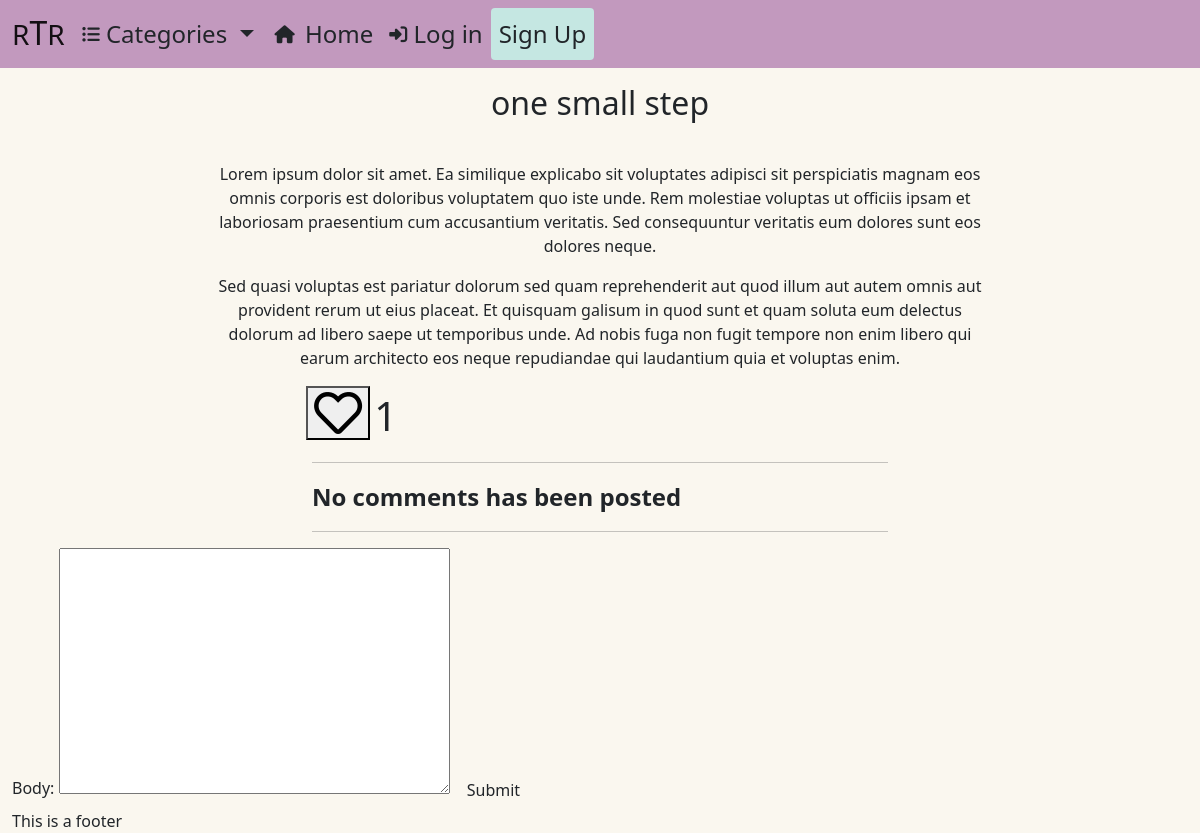
Before: /post_detail/one-small-step/ with the older database file.
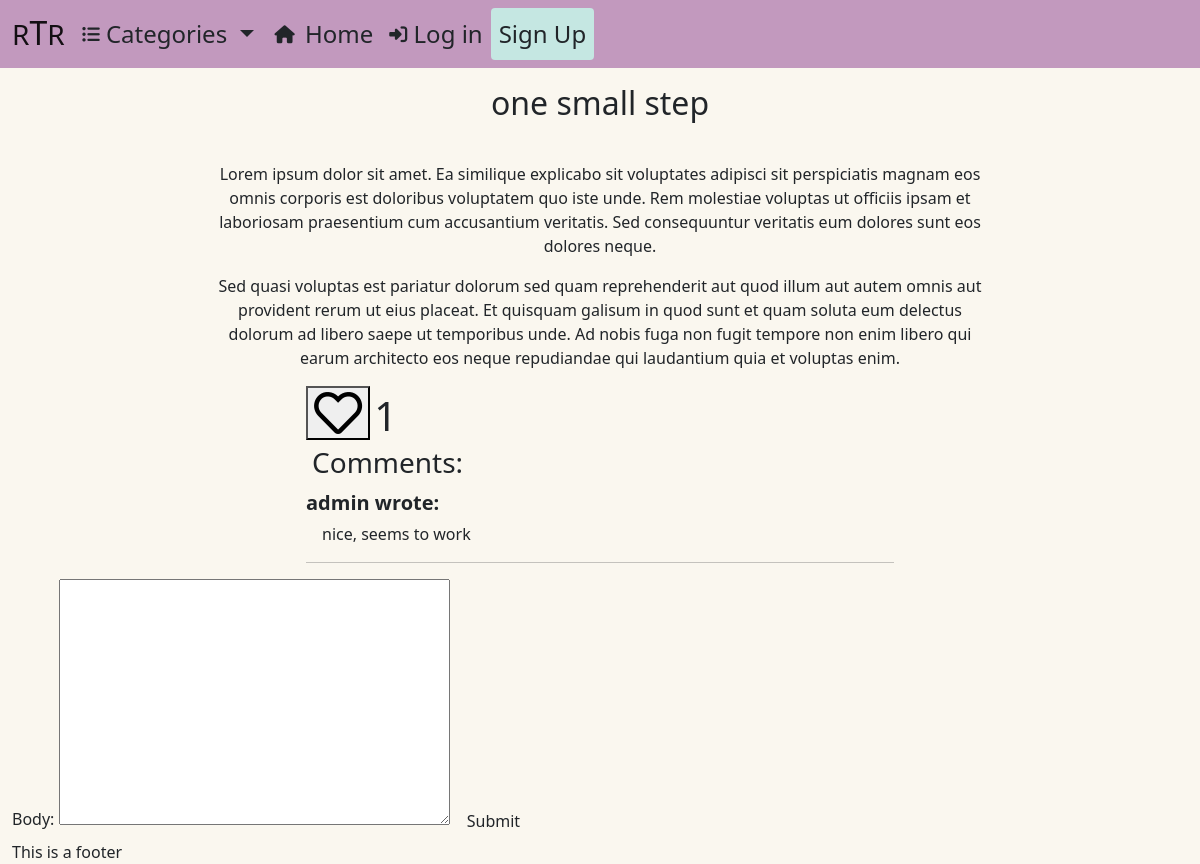
After: the same page with the newer database file.
### newssite/models.py (models this page shows, shortened)
class Comment(models.Model):
    post = models.ForeignKey(Post, on_delete=models.CASCADE,
                             related_name="comments")
    name = models.CharField(max_length=80)
    email = models.EmailField()
    body = models.TextField(max_length=300)
    created_on = models.DateTimeField(auto_now_add=True)
    approved = models.BooleanField(default=True)
    parent = models.ForeignKey('self',
                               null=True,
                               blank=True,
                               on_delete=models.CASCADE,
                               related_name='replies')
    class Meta:
        ordering = ["created_on"]

### post_detail/views.py (the view, shortened to what this page needs)
# urls.py: path('<slug:slug>/', views.PostDetail.as_view(), name='post_detail'),
class PostDetail(View):
    def get(self, request, slug, *args, **kwargs):
        queryset = Post.objects.filter(status=1)
        post = get_object_or_404(queryset, slug=slug)
        comments = post.comments.filter(
            approved=True, parent__isnull=True
            ).order_by("-created_on")
        liked = False
        if post.likes.filter(id=self.request.user.id).exists():
            liked = True
        return render(
            request,
            "post_detail/post_detail.html",
            {
                "post": post,
                "comments": comments,
                "liked": liked,
                "comment_form": CommentForm(),
            },
        )

### post_detail/forms.py
class CommentForm(forms.ModelForm):
    class Meta:
        model = Comment
        fields = ('body',)

### newssite/models.py (called while the page is built)
    def number_of_likes(self):
        return self.likes.count()

### post_detail/templates/post_detail/post_detail.html (shortened to what this page needs)
{% extends "base.html" %}
{% load static %}
{% block content %}
<div class="container-fluid">
    <div class="row my-3 text-center">
        <div class="col-12 col-md-8 offset-md-2 col-xl-4 offset-xl-4">
            <h2>{{ post.title }}</h2>
        </div>
    </div>
    <div class="row gx-0">
        <div class="col-12 col-md-8 offset-md-2 text-center">
            <p>{{ post.content | safe }}</p>
        </div>
    </div>
    <div class="row gx-0">
        <div class="col-md-6 offset-md-3">
            <form class="like-form"
                  action="{% url 'post_like' post.slug %}"
                  method="POST">
                {% if liked %}
                <button type="submit" class="btn-liked">
                    <i class="fas fa-heart fa-3x liked"></i>
                </button>
                {% else %}
                <button type="submit" class="btn-like">
                    <i class="far fa-heart fa-3x"></i>
                </button>
                {% endif %}
                <span class="likes-count fs-1">
                    {{ post.number_of_likes }}
                </span>
            </form>
        </div>
    </div>
    {% if comments %}
        <div class="row">
            <div class="col-md-6 offset-md-3">
                <h3>Comments:</h3>
            </div>
        </div>
        {% for comment in comments  %}
            <div class="row gx-0">
                <div class="col-md-6 offset-md-3">
                        <p class="mb-1 fs-5"><strong>{{ comment.name }} wrote:</strong></p>
                        <p class="ms-3">{{ comment.body }}</p>
                    <hr>
                </div>
            </div>
        {% endfor %}
    {% else %}
        <div class="row">
            <div class="col-md-6 offset-md-3">
                <hr>
                <p class="fs-4"><strong> No comments has been posted </strong></p>
                <hr>
            </div>
        </div>
    {% endif %}
    <div class="row">
        <div class="col">
            <form method="post" action="" class="comment-form">
                {{ comment_form }}
                <button type="submit" class="btn">Submit</button>
            </form>
        </div>
    </div>
</div>
{% endblock %}

Changed rows visible on the page:
added Comment: name "admin", body "nice, seems to work"
Other visible differences:
text no longer shown: "No comments has been posted"
text now shown: "Comments:"
